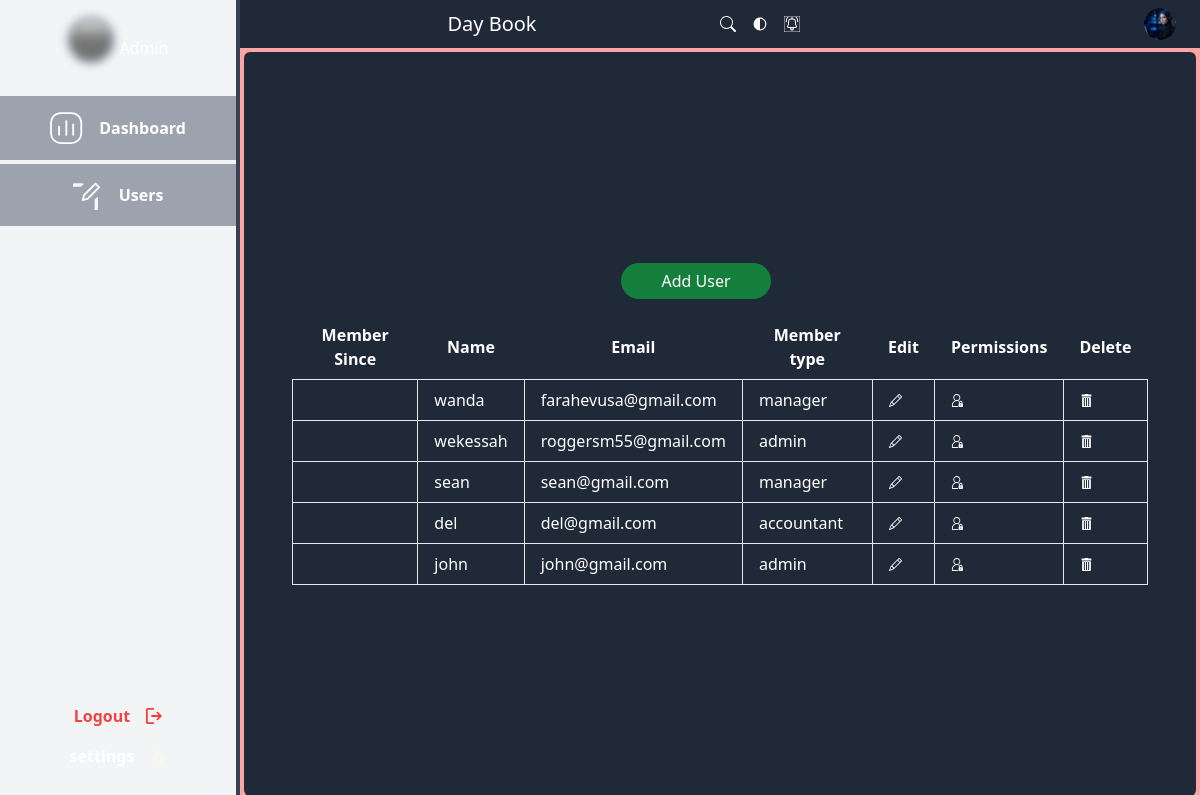
/all-users, run on the app's committed database.
### authentication/models.py (models this page shows, shortened)
class User(AbstractUser):
    USER_TYPE_CHOICES = (
        ('admin', 'Admin'),
        ('accountant', 'Accountant'),
        ('manager', 'Manager'),
    )
    user_type = models.CharField(max_length=20, choices=USER_TYPE_CHOICES, default='manager')

### authentication/views.py (the view)
# urls.py: path('all-users', views.get_users, name='all-users'),
def get_users(request):
    users = User.objects.all()
    return render(request, 'dashboard/users-list.html', {'users': users})

### templates/dashboard/users-list.html (shortened to what this page needs)
{% extends 'base/admin_main.html' %}
{% load static %}
{% block content %}
<div class="w-full flex bg-red-300 dark:bg-gray-400 h-screentext-white font-outfit">
  <div
    class="dark:bg-gray-700 bg-gray-100 w-20 md:w-1/5 h-screen overflow-hidden flex flex-col justify-between border-r-4 border-gray-700">
    <div>
      <div class="flex justify-center px-2 py-4 items-center gap-1 text-white">
        <div
          class="[filter:blur(4px)] rounded-[50px] [background:linear-gradient(180deg,_#d9d9d9,_#737373_53%)] w-[3rem] h-[3rem] border-[4px] border-solid border-gray-400 mb-4">
        </div>
        <p class="hidden md:block">Admin</p>
      </div>
      <div>
        <div class="bg-gray-400 flex items-center justify-center gap-4 p-4 mb-1">
          <img class="max-w-full overflow-hidden max-h-full" alt="" src="{% static 'images/group.svg' %}" />
          <div class="hidden md:block font-semibold bg-gray-400 text-white text-center">
            <a href="{% url 'admin' %}">Dashboard</a>
          </div>
        </div>
        <div class="bg-gray-400 flex items-center justify-center gap-4 p-4 mb-1">
          <img class="max-w-full overflow-hidden max-h-full" alt="" src="{% static 'images/basileditoutline.svg' %}" />
          <div class="hidden md:block font-semibold bg-gray-400 text-white text-center">
            <a href="{% url 'all-users' %}">Users</a>
          </div>
        </div>
      </div>
    </div>
    <div class="mb-8">
      <div class="flex items-center justify-center gap-4 text-red-500 mb-4">
        <div class="hidden md:block font-semibold">
          <a href="{% url 'logout_user' %}">Logout</a>
        </div>
        <img class="w-4 overflow-hidden max-h-full" alt="" src="{% static 'images/vector.svg' %}" />
      </div>
      <div class="flex items-center justify-center gap-4 text-white">
        <div class="font-semibold hidden md:block">settings</div>
        <img class="w-4 overflow-hidden max-h-full" alt="" src="{% static 'images/mingcuteusersettingfill.svg' %}" />
      </div>
    </div>
  </div>
  <div class="w-4/5 flex flex-col justify-between h-screen overflow-scroll">
    <div
      class="bg-gray-800 w-full flex flex-col md:flex-row items-start md:items-center justify-between md:px-6 md:py-2 p-2 text-white">
      <p class="text-xl mb-4 md:mb-0 text-center w-full">Day Book</p>
      <div class="flex items-center justify-between md:gap-10 w-full">
        <div class="flex flex-row items-start justify-start gap-4">
          <img class="w-4 relative h-4 cursor-pointer" alt="" src="{%static 'images/vector1.svg' %}" id="vectorIcon" />
          <img class="w-4 relative h-4 overflow-hidden cursor-pointer" alt="" src="{%static 'images/fluentdarktheme20filled.svg' %}"
            id="theme-toggle" />
          <img class="w-4 relative h-4 overflow-hidden cursor-pointer" alt=""
            src="{% static 'images/basilnotificationonoutline.svg' %}" />
        </div>
        <div class="flex flex-col items-center justify-center">
          <img class="rounded-[100px] w-8 h-8 object-cover" alt="" src="{% static 'images/2151064043-1@2x.png' %}" />
        </div>
      </div>
    </div>
    <div class="bg-gray-800 m-1 py-8 px-12 text-white h-full flex flex-col justify-center items-center rounded-md overflow-y-auto">
      <div class="overflow-y-auto justify-center items-center flex flex-col space-y-4">
        <a href="{% url 'create-user'  %}">
          <button type="submit"
            class="bg-green-700 cursor-pointer text-white sm:px-10 py-1.5 items-center justify-center rounded-full text-base font-roboto ml-auto mr-12">Add
            User</button>
        </a>
        {% if users %}
        <table class="table-auto">
          <thead>
            <tr>
              <th class="px-4 py-2">Member Since</th>
              <th class="px-4 py-2">Name</th>
              <th class="px-4 py-2">Email</th>
              <th class="px-4 py-2">Member type</th>
              <th class="px-4 py-2">Edit</th>
              <th class="px-4 py-2">Permissions</th>
              <th class="px-4 py-2">Delete</th>
            </tr>
          </thead>
          <tbody>
            {% for user in users %}
            <tr>
              <td class="border px-4 py-2">{{user.created_at|date:"Y-M-D"}}</td>
              <td class="border px-4 py-2"> {{user.username}}</td>
              <td class="border px-4 py-2">{{user.email}}</td>
              <td class="border px-4 py-2">{{user.user_type}}</td>
              <td class="border px-4 py-2">
                <a href="{% url 'edit-user' user.pk %}">
                </a>
              </td>
              <td class="border px-4 py-2">
                <a href="{% url 'change_user_type' user.pk %}">
                </a>
              </td>
              <td class="border px-4 py-2">
                <a href="{% url 'delete-user' user.pk %}">
                </a>
              </td>
            </tr>
            {% endfor %}
          </tbody>
        </table>
        {% endif %}
      </div>
    </div>
  </div>
</div>
{% endblock %}

### static/styles/global.css (style rules this page uses)
body { @apply leading-[normal] m-0; }
* { padding: 0; margin: 0; box-sizing: border-box; }
html { overflow: scroll; overflow-x: hidden; }

### data on the page
User: username "wanda", email "farahevusa@gmail.com", user_type "manager"
User: username "wekessah", email "roggersm55@gmail.com", user_type "admin"
User: username "sean", email "sean@gmail.com", user_type "manager"
User: username "del", email "del@gmail.com", user_type "accountant"
User: username "john", email "john@gmail.com", user_type "admin"
